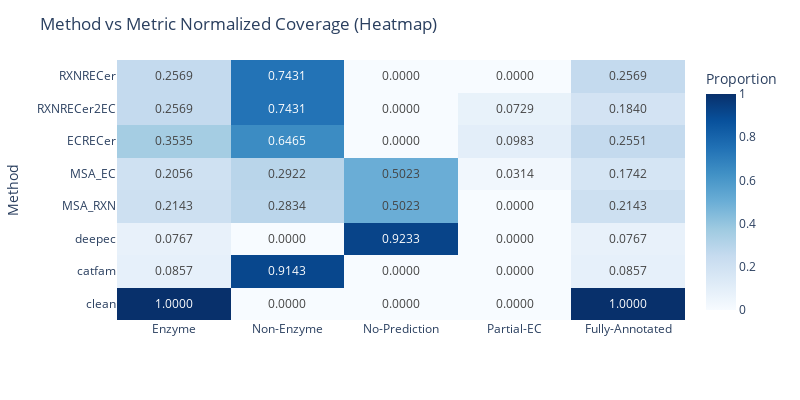

The code cell stored with this chart in its notebook:
### Code cell
df = df_stat
total = 12832
metrics = ['Enzyme', 'Non-Enzyme', 'No-Prediction', 'Partial-EC', 'Fully-Annotated']
df_norm = df.copy()
df_norm[metrics] = df[metrics] / total

heatmap_data = df_norm.set_index('Method')[metrics]
fig = px.imshow(
    heatmap_data,
    text_auto='.4f',
    color_continuous_scale='Blues',
    aspect='auto',
    labels=dict(color="Proportion"),
)
fig.update_layout(title="Method vs Metric Normalized Coverage (Heatmap)", height=400, width=800)
fig.show()

### Figure 1 — Plotly figure (JSON) as saved in the notebook; plotly's stock layout.template omitted (floating-point values rounded to 4 significant figures)
{"data": [{"coloraxis": "coloraxis", "hovertemplate": "x: %{x}<br>Method: %{y}<br>Proportion: %{z}<extra></extra>", "name": "0", "texttemplate": "%{z:.4f}", "type": "heatmap", "x": ["Enzyme", "Non-Enzyme", "No-Prediction", "Partial-EC", "Fully-Annotated"], "xaxis": "x", "y": ["RXNRECer", "RXNRECer2EC", "ECRECer", "MSA_EC", "MSA_RXN", "deepec", "catfam", "clean"], "yaxis": "y", "z": [[0.2569, 0.7431, 0, 0, 0.2569], [0.2569, 0.7431, 0, 0.07294, 0.184], [0.3535, 0.6465, 0, 0.09835, 0.2551], [0.2056, 0.2922, 0.5023, 0.03141, 0.1742], [0.2143, 0.2834, 0.5023, 0, 0.2143], [0.07668, 0, 0.9233, 0, 0.07668], [0.08572, 0.9143, 0, 0, 0.08572], [1, 0, 0, 0, 1]]}], "layout": {"coloraxis": {"colorbar": {"title": {"text": "Proportion"}}, "colorscale": [[0, "rgb(247,251,255)"], [0.125, "rgb(222,235,247)"], [0.25, "rgb(198,219,239)"], [0.375, "rgb(158,202,225)"], [0.5, "rgb(107,174,214)"], [0.625, "rgb(66,146,198)"], [0.75, "rgb(33,113,181)"], [0.875, "rgb(8,81,156)"], [1, "rgb(8,48,107)"]]}, "height": 400, "margin": {"t": 60}, "title": {"text": "Method vs Metric Normalized Coverage (Heatmap)"}, "width": 800, "xaxis": {"anchor": "y", "domain": [0, 1]}, "yaxis": {"anchor": "x", "autorange": "reversed", "domain": [0, 1], "title": {"text": "Method"}}}}
